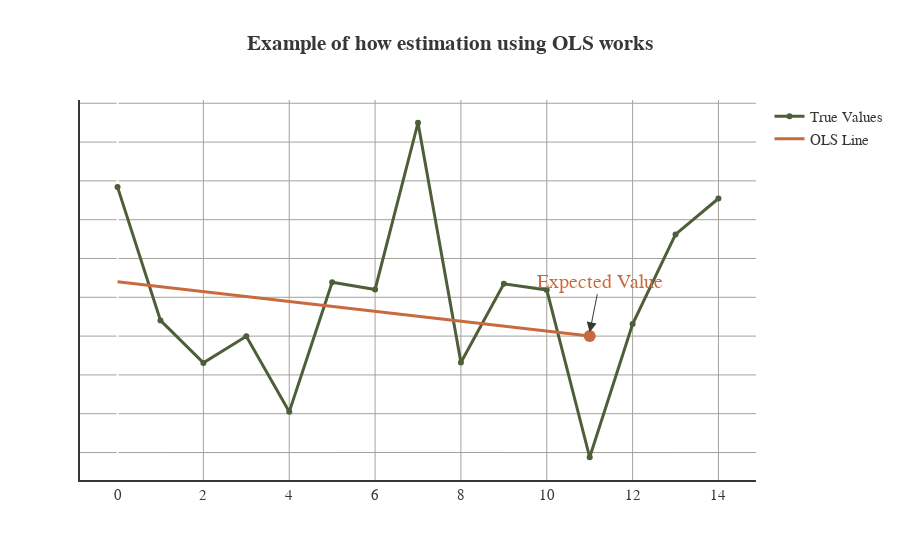

Notebook source saved alongside this figure:
### Markdown cell above
# Building a predictor for our expected value
Gonna take three approaches:
* Simple Moving Average (SMA)
* Exponential Moving Average (EMA)
* Ordinary Least Squares (OLS)

### Code cell
r = 15
br = r - 3
sample_df = df[-r:].sort_values('date').copy()
beta = calc_beta(sample_df.nbr_sessions[:br])
bline = [beta[0] + beta[1] * v for v in np.arange(br)]
fig = go.Figure([
    go.Scatter(
        x=np.arange(r), y=sample_df.nbr_sessions, mode='lines+markers', 
        line={'color': dgreen, 'width': 3}, name='True Values'
    ),
    go.Scatter(x=np.arange(br), y=bline, mode='lines', line={'color': orange, 'width': 3}, name='OLS Line'),
    go.Scatter(x=[br - 1], y=[bline[-1]], marker={'color': orange, 'size': 12}, showlegend=False)
])
fig.update_layout(title='<b>Example of how estimation using OLS works</b>')
fig = clean_fig(fig)
fig.update_xaxes(showticklabels=True, showline=True, linewidth=2, linecolor=black, gridcolor=gridcolor)
fig.update_yaxes(showticklabels=False, showline=True, linewidth=2, linecolor=black, gridcolor=gridcolor)
fig.add_annotation(
    x=br - 1, y=bline[-1] + 50, text='Expected Value',
    ax=10, ay=-50,
    showarrow=True, arrowhead=2, arrowsize=2, arrowcolor=black, 
    font={'family': '<b>Times New Roman</b>', 'size': 20, 'color': orange}
)
write_image(fig, 'example_ols')
fig.show()

### Figure 1 — Plotly figure (JSON) as saved in the notebook; plotly's stock layout.template omitted (floating-point values rounded to 4 significant figures)
{"data": [{"line": {"color": "#4d5e38", "width": 3}, "mode": "lines+markers", "name": "True Values", "type": "scatter", "x": [0, 1, 2, 3, 4, 5, 6, 7, 8, 9, 10, 11, 12, 13, 14], "y": [9420, 7702, 7155, 7498, 6524, 8195, 8101, 10249, 7159, 8173, 8095, 5939, 7656, 8810, 9273]}, {"line": {"color": "#c86a3e", "width": 3}, "mode": "lines", "name": "OLS Line", "type": "scatter", "x": [0, 1, 2, 3, 4, 5, 6, 7, 8, 9, 10, 11], "y": [8202.0, 8138.0, 8074.0, 8010.0, 7947.0, 7883.0, 7819.0, 7755.0, 7691.0, 7628.0, 7564.0, 7500.0]}, {"marker": {"color": "#c86a3e", "size": 12}, "showlegend": false, "type": "scatter", "x": [11], "y": [7500.0]}], "layout": {"annotations": [{"arrowcolor": "#363833", "arrowhead": 2, "arrowsize": 2, "ax": 10, "ay": -50, "font": {"color": "#c86a3e", "family": "<b>Times New Roman</b>", "size": 20}, "showarrow": true, "text": "Expected Value", "x": 11, "y": 7550.0}], "coloraxis": {"showscale": false}, "font": {"color": "#363833", "family": "Arial", "size": 15}, "plot_bgcolor": "#FFF", "title": {"font": {"family": "Times New Roman"}, "text": "<b>Example of how estimation using OLS works</b>", "x": 0.5}, "xaxis": {"gridcolor": "rgba(165,160,155,10)", "linecolor": "#363833", "linewidth": 2, "showline": true, "showticklabels": true}, "yaxis": {"gridcolor": "rgba(165,160,155,10)", "linecolor": "#363833", "linewidth": 2, "showline": true, "showticklabels": false}}}
